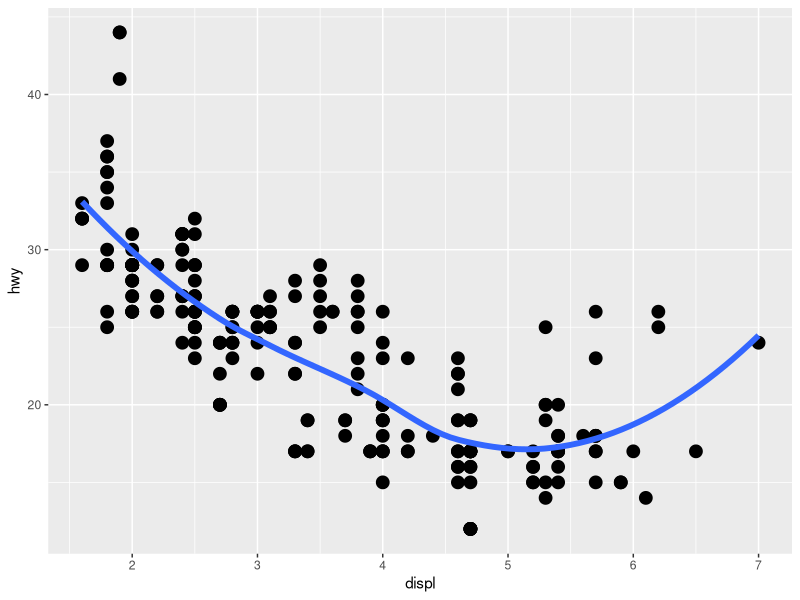
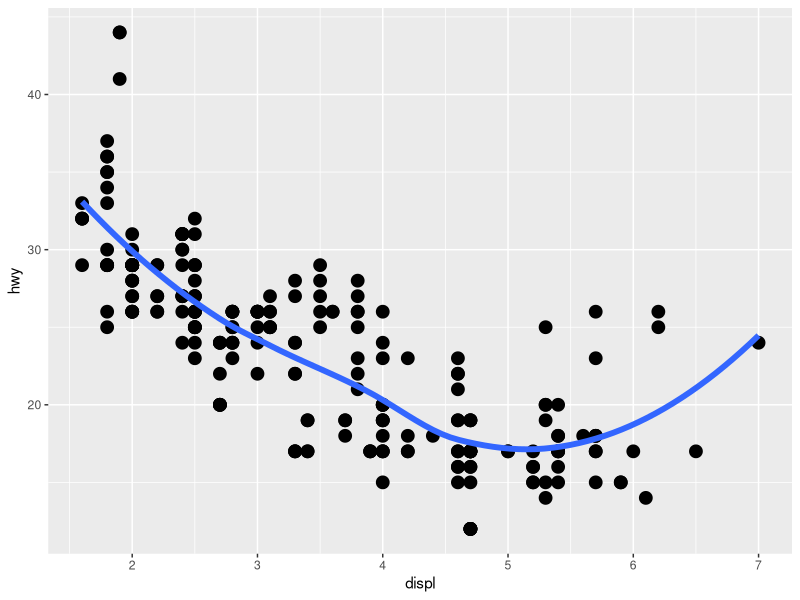
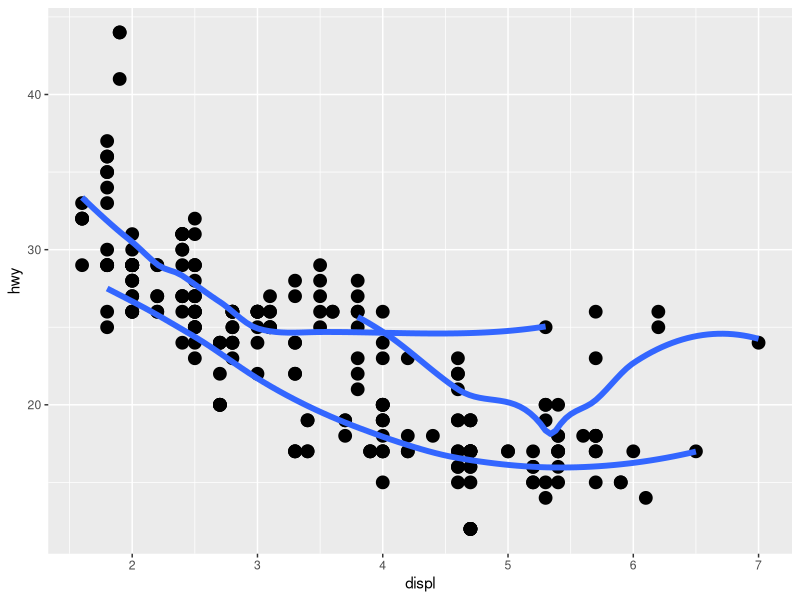
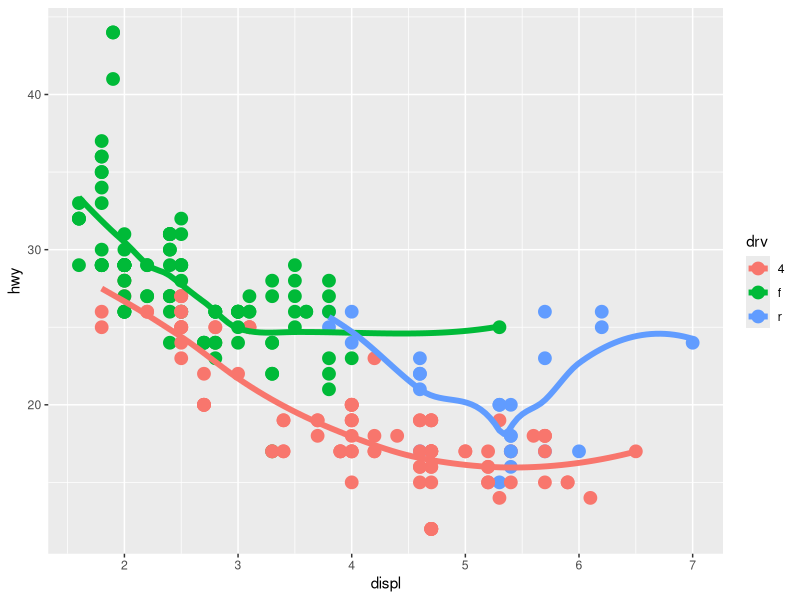
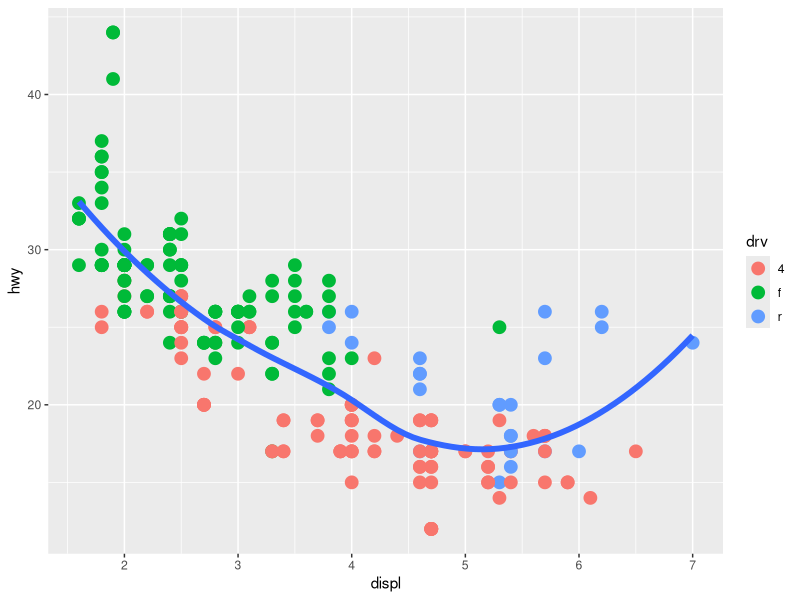
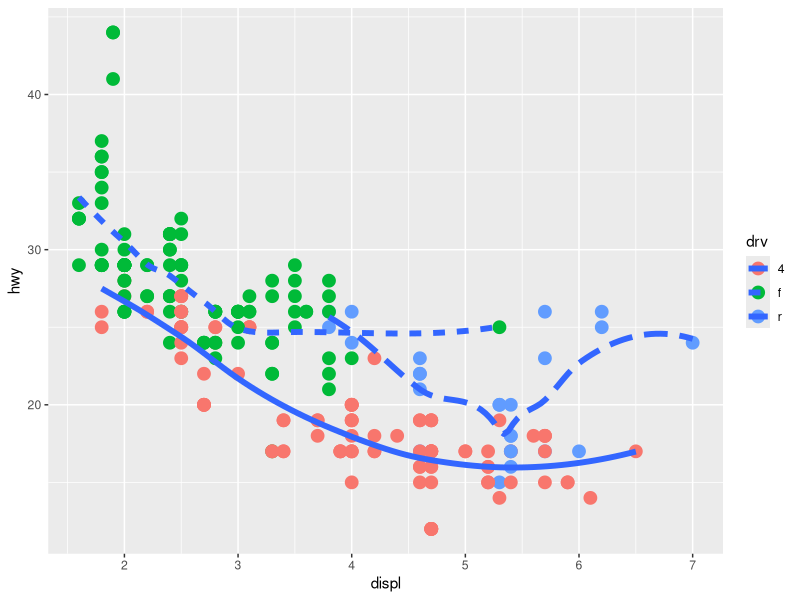
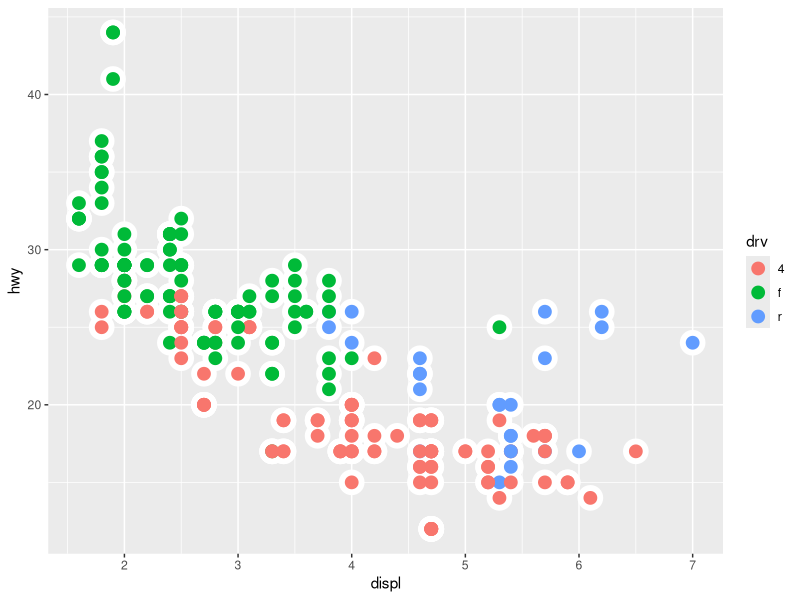

The R source for these figures, in order:
## ---- chunk 1
library(tidyverse)
## ---- chunk 2
ggplot(data = mpg) +
  geom_point(mapping = aes(x= displ, y = hwy), size = 4) +
  geom_smooth(mapping = aes(x= displ, y = hwy), size = 2, se = FALSE)
## ---- chunk 3
# This can be simplified by mapping the aestheitcs in the ggplot()

ggplot(data = mpg, mapping = aes(x= displ, y = hwy)) +
  geom_point(size = 4) +
  geom_smooth(size = 2, se = FALSE)
## ---- chunk 4
ggplot(data = mpg, mapping = aes(x= displ, y = hwy)) +
  geom_point(size = 4) +
  geom_smooth(mapping = aes(group = drv), size = 2, se = FALSE)
## ---- chunk 5
ggplot(data = mpg, mapping = aes(x= displ, y = hwy, colour = drv)) +
  geom_point(size = 4) +
  geom_smooth(mapping = aes(group = drv), size = 2, se = FALSE)
## ---- chunk 6
ggplot(data = mpg) +
  geom_point(mapping = aes(x= displ, y = hwy, colour = drv), size = 4) +
  geom_smooth(mapping = aes(x= displ, y = hwy), size = 2, se = FALSE)
## ---- chunk 7
ggplot(data = mpg) +
  geom_point(mapping = aes(x= displ, y = hwy, colour = drv), size = 4) +
  geom_smooth(mapping = aes(x= displ, y = hwy, linetype = drv), size = 2, se = FALSE)
## ---- chunk 8
ggplot(data = mpg) +
  geom_point(mapping = aes(x = displ, y = hwy), colour = "white", size = 8) +
  geom_point(mapping = aes(x = displ, y = hwy, colour = drv), size = 4)
